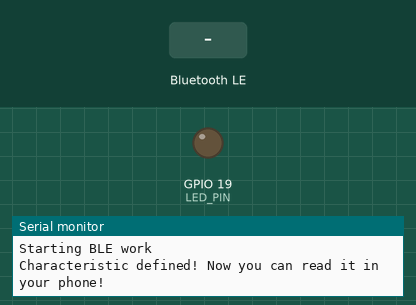
Simulated run of this program. Board: ESP32. On the bench: output pins drawn as LEDs (lit = HIGH), the last lines printed to the serial monitor. Inputs (shaded band) come from the test bench. Nothing arrives over Bluetooth unless stated; a phone connects over Bluetooth LE 3 s after start.

Above: at 1.2 s.
1.3 s: Bluetooth LE write "on" received
At 1.9 s:
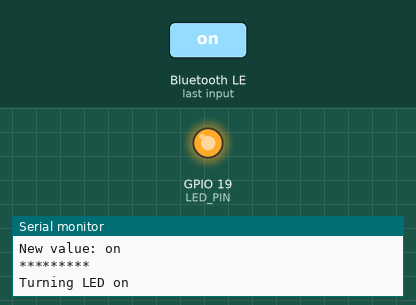
2.8 s: Bluetooth LE write "off" received
At 3.1 s:
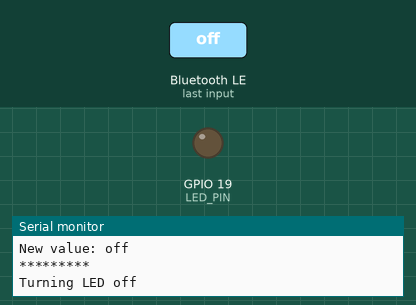
Timing chart, 0 to 5.8 s (numbered marks = the images above; inputs shaded):
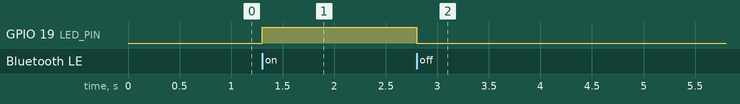

The program:

main.cpp
```cpp
#include <Arduino.h>
#include <BLEDevice.h>
#include <BLEServer.h>
#include <BLEUtils.h>
#include <BLE2902.h>

// LEDピンの定義
#define LED_PIN 19

// BLEサービスとキャラクタリスティックのUUID
#define SERVICE_UUID        "4fafc201-1fb5-459e-8fcc-c5c9c331914b"
#define CHARACTERISTIC_UUID "beb5483e-36e1-4688-b7f5-ea07361b26a8"

// キャラクタリスティックのコールバック
class MyCallbacks: public BLECharacteristicCallbacks {
    void onWrite(BLECharacteristic *pCharacteristic) {
        std::string value = pCharacteristic->getValue();

        if (value.length() > 0) {
            Serial.println("*********");
            Serial.print("New value: ");
            for (int i = 0; i < value.length(); i++)
                Serial.print(value[i]);

            Serial.println();
            Serial.println("*********");

            if (value == "on") {
                Serial.println("Turning LED on");
                digitalWrite(LED_PIN, HIGH);
            }
            else if (value == "off") {
                Serial.println("Turning LED off");
                digitalWrite(LED_PIN, LOW);
            }
        }
    }
};

void setup() {
  Serial.begin(115200);
  Serial.println("Starting BLE work");

  // LEDピンのセットアップ
  pinMode(LED_PIN, OUTPUT);

  BLEDevice::init("ESP32-LED-Control");
  BLEServer *pServer = BLEDevice::createServer();

  BLEService *pService = pServer->createService(SERVICE_UUID);

  BLECharacteristic *pCharacteristic = pService->createCharacteristic(
                                         CHARACTERISTIC_UUID,
                                         BLECharacteristic::PROPERTY_READ |
                                         BLECharacteristic::PROPERTY_WRITE
                                       );

  pCharacteristic->setCallbacks(new MyCallbacks());
  pCharacteristic->setValue("off");
  pService->start();

  BLEAdvertising *pAdvertising = BLEDevice::getAdvertising();
  pAdvertising->addServiceUUID(SERVICE_UUID);
  // pAdvertising->setScanResponse(true); // スキャン応答ではなく、メインパケットに含める
  // pAdvertising->setMinPreferred(0x06);  // functions that help with iPhone connections issue
  // pAdvertising->setMinPreferred(0x12);
  BLEDevice::startAdvertising();
  Serial.println("Characteristic defined! Now you can read it in your phone!");
}

void loop() {
  // put your main code here, to run repeatedly:
  delay(2000);
}
```

Measured:
- after the input at 1.3 s, GPIO 19 (LED_PIN): LOW → HIGH at once
- after the input at 2.8 s, GPIO 19 (LED_PIN): HIGH → LOW at once
